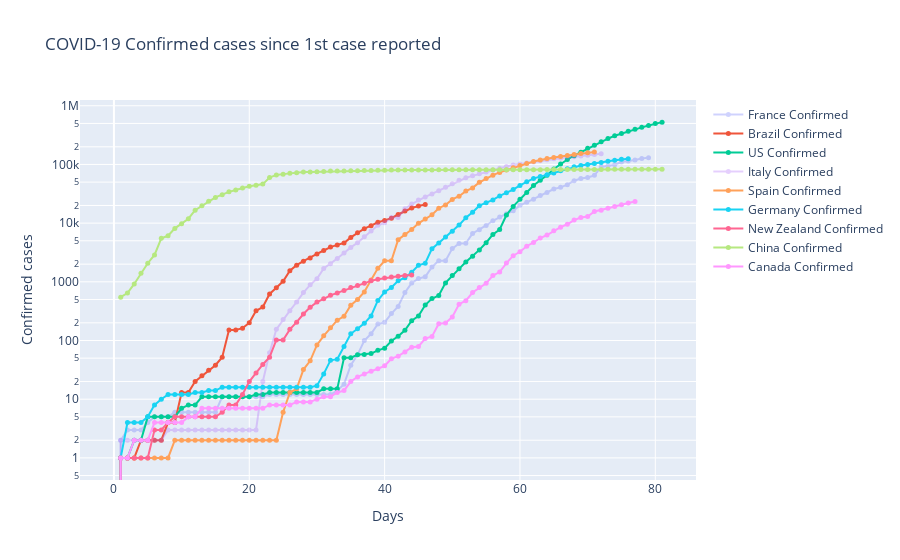

Notebook cell for this chart:
### Code cell
figcc = go.Figure(series)
figcc.update_layout(title_text='COVID-19 Confirmed cases since 1st case reported')
figcc.update_xaxes(title_text='Days')
figcc.update_yaxes(title_text='Confirmed cases', type='log')
figcc.show()
